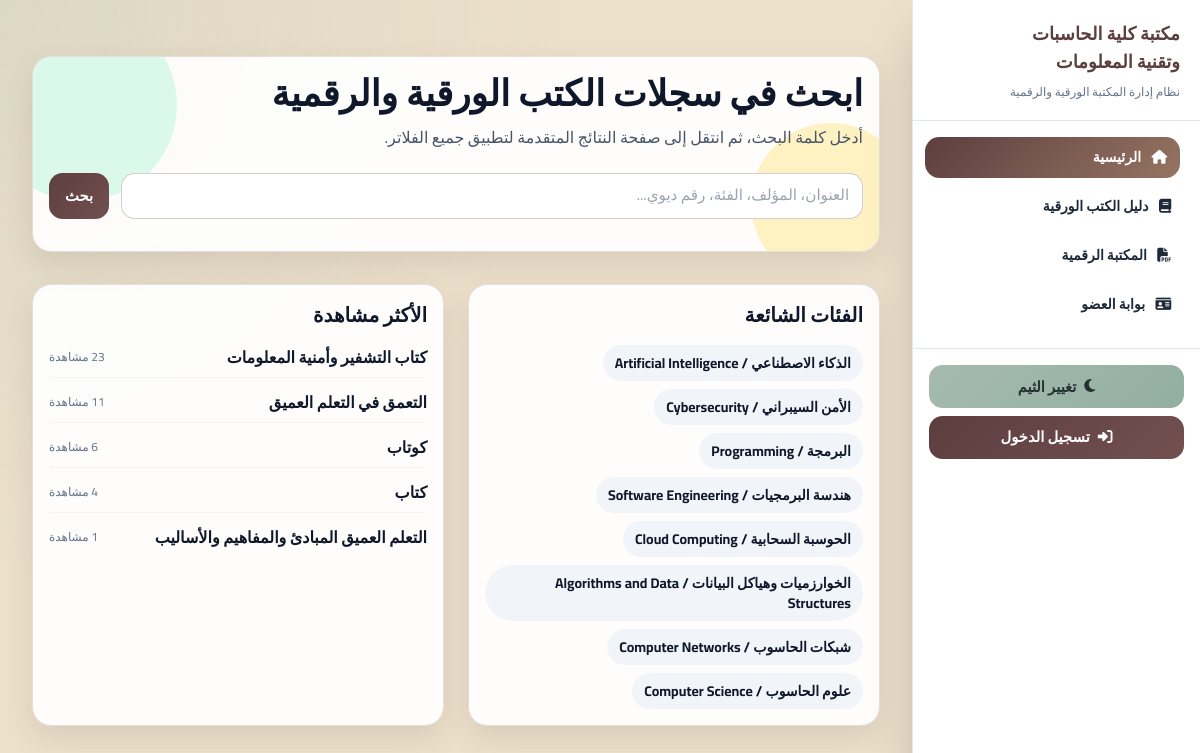
The page / on the database its author committed.
### books/models.py (models this page shows, shortened)
class Category(models.Model):
    category_id = models.CharField(max_length=50, unique=True, blank=True)
    name = models.CharField(max_length=200)  # Arabic name
    name_en = models.CharField(max_length=200, blank=True, default="")
    shelf_location = models.CharField(max_length=200, blank=True, null=True)

class Book(models.Model):
    LANGUAGE_CHOICES = [
        ("arabic", "العربية"),
        ("english", "الإنجليزية"),
    ]
    dewey_decimal_number = models.CharField(max_length=100)
    title = models.CharField(max_length=300)
    authors = models.ManyToManyField(Author)
    category = models.ForeignKey(Category, on_delete=models.SET_NULL, null=True)
    publisher = models.ForeignKey(Publisher, on_delete=models.SET_NULL, null=True)
    publication_year = models.IntegerField(blank=True, null=True)
    edition = models.CharField(max_length=50, blank=True, null=True)
    volume = models.CharField(max_length=50, blank=True, null=True)
    language = models.CharField(max_length=20, choices=LANGUAGE_CHOICES, default="arabic")
    pages = models.IntegerField(blank=True, null=True)
    cover_image = models.ImageField(upload_to="books/covers/", blank=True, null=True)
    description = models.TextField(blank=True, null=True)
    created_at = models.DateTimeField(auto_now_add=True)
    view_count = models.PositiveIntegerField(default=0)

### public/views.py (the view)
# urls.py: path("", home_view, name="home"),
def home_view(request):
    data = get_homepage_data()
    context = {
        "popular_books": data["popular_books"],
        "recent_books": data["recent_books"],
        "popular_categories": data["popular_categories"],
        "recent_searches": request.session.get("recent_searches", []),
    }
    return render(request, "public/home.html", context)

### books/selectors.py (called while the page is built)
def get_popular_books():
    return _base_books_queryset().order_by("-view_count", "title")[:8]

def get_recent_books():
    return _base_books_queryset().order_by("-created_at")[:8]

def get_popular_categories(limit=8):
    return Category.objects.annotate(book_count=Count("book")).order_by("-book_count", "name")[:limit]

### books/services.py (called while the page is built)
def get_homepage_data():
    return {
        "recent_books": get_recent_books(),
        "popular_books": get_popular_books(),
        "popular_categories": get_popular_categories(),
    }

### templates/public/home.html (shortened to what this page needs)
﻿{% extends "base.html" %}
{% block content %}
<section class="space-y-8">
    <div class="card p-8 md:p-10 relative overflow-hidden">
        <div class="absolute -left-12 -top-12 w-48 h-48 rounded-full bg-emerald-200/40 dark:bg-emerald-600/10 animate-floaty"></div>
        <div class="relative z-10">
            <h1 class="text-3xl md:text-4xl font-black mb-3">ابحث في سجلات الكتب الورقية والرقمية</h1>
            <p class="text-sm md:text-base text-slate-600 dark:text-slate-300 mb-6">أدخل كلمة البحث، ثم انتقل إلى صفحة النتائج المتقدمة لتطبيق جميع الفلاتر.</p>
            <form method="get" action="{% url 'search_results' %}" class="flex flex-col md:flex-row gap-3">
                <input type="text" name="query" class="input-field flex-1" placeholder="العنوان، المؤلف، الفئة، رقم ديوي..." required>
                <button type="submit" class="btn-primary px-8">بحث</button>
            </form>
        </div>
    </div>
    <div class="grid grid-cols-1 lg:grid-cols-2 gap-6">
        <section class="card">
            <h2 class="text-xl font-extrabold mb-4">الفئات الشائعة</h2>
            <div class="flex flex-wrap gap-2">
                {% for cat in popular_categories %}
                    <a href="{% url 'search_results' %}?category={{ cat.id }}" class="px-3 py-2 rounded-full bg-slate-100 dark:bg-slate-800 text-sm font-bold">
                        {{ cat.name }}{% if cat.name_en %} / {{ cat.name_en }}{% endif %}
                    </a>
                {% empty %}
                    <p class="text-sm text-slate-500">لا توجد فئات حتى الآن.</p>
                {% endfor %}
            </div>
        </section>
        <section class="card">
            <h2 class="text-xl font-extrabold mb-4">الأكثر مشاهدة</h2>
            <div class="space-y-3">
                {% for book in popular_books %}
                    <a href="{% url 'book_detail' book.id %}" class="flex items-center justify-between gap-2 border-b border-slate-100 dark:border-slate-800 pb-2 last:border-0">
                        <span class="font-bold">{{ book.title }}</span>
                        <span class="text-xs text-slate-500">{{ book.view_count }} مشاهدة</span>
                    </a>
                {% empty %}
                    <p class="text-sm text-slate-500">لا توجد بيانات عرض بعد.</p>
                {% endfor %}
            </div>
        </section>
    </div>
</section>
{% endblock %}

### libraryms/static/css/styles.css (style rules this page uses)
body { font-family: 'Cairo', sans-serif; background: radial-gradient(circle at top left, rgba(166, 186, 174, 0.22), transparent 40%), var(--c3); }
.card { background: rgba(255, 255, 255, 0.92); border: 1px solid rgba(93, 62, 63, 0.16); border-radius: 1.2rem; box-shadow: 0 12px 28px rgba(93, 62, 63, 0.12); padding: 1rem; backdrop-filter: blur(6px); }
.input-field { width: 100%; border: 1px solid rgba(93, 62, 63, 0.25); border-radius: 0.85rem; padding: 0.65rem 0.8rem; background: #ffffff; color: #111827; font-size: 0.95rem; }
.btn-primary, .btn-secondary { border: 0; border-radius: 0.85rem; padding: 0.65rem 1rem; font-size: 0.92rem; font-weight: 800; cursor: pointer; display: inline-flex; align-items: center; justify-content: center; text-decoration: none; transition: transform 0.2s ease, filter 0.2s ease; }
.btn-primary { background: linear-gradient(135deg, var(--c1) 0%, #734f50 100%); color: #ffffff; }

### rows shown on the page
Category: name "الذكاء الاصطناعي", name_en "Artificial Intelligence"
Category: name "الأمن السيبراني", name_en "Cybersecurity"
Category: name "البرمجة", name_en "Programming"
Category: name "هندسة البرمجيات", name_en "Software Engineering"
Category: name "الحوسبة السحابية", name_en "Cloud Computing"
Category: name "الخوارزميات وهياكل البيانات", name_en "Algorithms and Data Structures"
Category: name "شبكات الحاسوب", name_en "Computer Networks"
Category: name "علوم الحاسوب", name_en "Computer Science"
Book: title "كتاب التشفير وأمنية المعلومات"
Book: title "التعمق في التعلم العميق"
Book: title "كوتاب"
Book: title "كتاب", view_count "4"
Book: title "التعلم العميق المبادئ والمفاهيم والأساليب"
